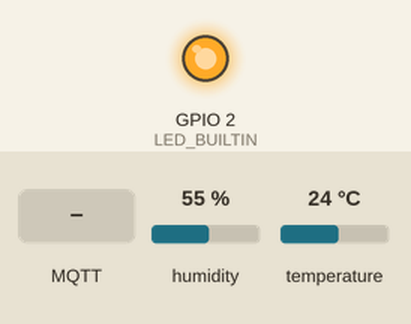
Simulated run of this sketch. Board: ESP8266 (NodeMCU). On the bench: output pins drawn as LEDs (lit = HIGH, except the on-board LED, lit = LOW). The test bench sets the inputs (shaded band); at power-on: humidity 55 %, temperature 24 °C. WiFi joins after 1.5 s; servers stay silent unless stated; the local clock reads 2024-03-15 10:24:30 at power-on unless the sketch sets it; no MQTT or app messages arrive unless stated; what the sketch prints to the serial monitor is not drawn.

Above: at 2.9 s.
3.0 s: MQTT message "SUCESS" arrives on the first subscribed topic
At 7.2 s:
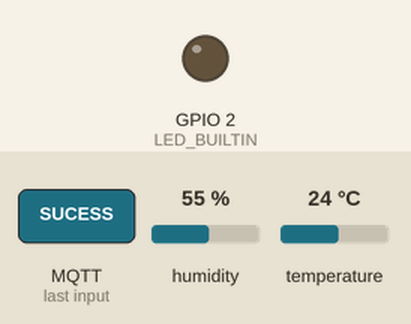
7.5 s: MQTT message "1" arrives on the first subscribed topic
At 8.3 s:
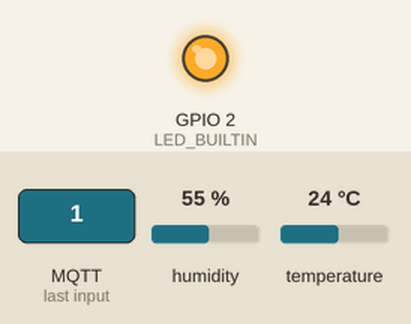
9.5 s: MQTT message "init" arrives on the first subscribed topic
At 10.7 s:
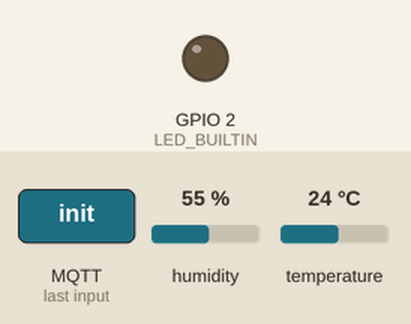
Timing chart, 0 to 12.5 s (numbered marks = the images above; inputs shaded):
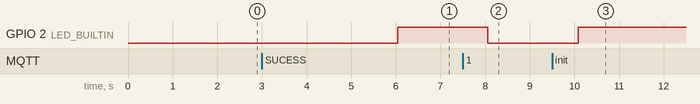

Measured:
- after the input at 3.0 s, GPIO 2 (LED_BUILTIN): LOW → HIGH after 3.0 s
- after the input at 7.5 s, GPIO 2 (LED_BUILTIN): HIGH → LOW after 0.56 s
- after the input at 9.5 s, GPIO 2 (LED_BUILTIN): LOW → HIGH after 0.59 s

The sketch:

ESP8266_NodeMCU_V3_Lolin.ino
```cpp
/*
[ESP8266_NodeMCU_V3_Lolin]&(DHT11)%{V1.2}

  Microcontrolador: ESP8266
  Placa: NodeMCU V3 Lolin
  Sensor: DHT11
  Versão firmware: 1.2
    - Com RTC
    - Sem SD Card

*/

#include <ESP8266WiFi.h>
#include <PubSubClient.h>
#include <DHTesp.h>
#include <RTClib.h>
#include <StringSplitter.h>

WiFiClient espClient;
PubSubClient client(espClient);
RTC_DS1307 rtc;
DHTesp dht;


struct wifi{
  char* ssid;
  char* password;
};

struct broker_mqtt{
  char* server;
  char* user;
  char* password;
  uint16_t port;
  char* clientID;
};

struct global_helper{
  int dispatchInterval;
  int lastUpload;
  String json_converted;
  int delay_callback;
  int delay_message;
};

struct mqtt_publish{
  char* device_init_status;
  char* sensor1;
  char* sensor2;
  char* sensor3;
  char* sensor1_json;
  char* sensor2_json;
};

struct mqtt_subscriber{
  const char* actuator1;
};

struct wifi wifi_information;
struct broker_mqtt broker;
struct global_helper helper;
struct mqtt_publish pub;
struct mqtt_subscriber subs;


void initWifiInfo(){
  wifi_information = (wifi) {"<Str: Wifi SSID>", "<Str: Senha>"}; //SSID, Senha
}

void initServerBrokerInfo(){
  broker = (broker_mqtt) {"<Str: Servidor Broker>", "<Str: Usuario>", "<Str: Senha>", "<int: Porta>", "<Str: ClientID>"}; //Sevidor, User, Passwd, Port, ClientID
}


void initGlobalHelperInfo(){
  helper = (global_helper) {1, 0, "", 2000, 1};  //DispatchInterval, LastUpload, JSON, Delay_Callback (Milisegundos), Delay_Message (Minutos)
}

void initSubTopics(){
  subs = (mqtt_subscriber) {"Home/ESP8266/L1"};
}

void initPubTopics(){
  pub = (mqtt_publish) {"Home/ESP8266/JSON/init/SUCESS", "Home/ESP8266/simple/umidade/DHT11", "Home/ESP8266/simple/temperatura/DHT11", "Home/ESP8266/simple/UmidSolo/pressostato", "Home/ESP8266/JSON/umidade/DHT11", "Home/ESP8266/JSON/temperatura/DHT11"};
}

void callback(char* topic, byte* payload, unsigned int length) {

  //armazena msg recebida em uma string
  payload[length] = '\0';
  String strMSG = String((char*)payload);
  String strTopic = topic;
  String subsActuator1(subs.actuator1);
  pinMode(LED_BUILTIN, OUTPUT);

  Serial.print("Mensagem chegou do tópico: ");
  Serial.println(topic);
  Serial.print("Mensagem:");
  Serial.print(strMSG);
  Serial.println();
  Serial.println("-----------------------");

  if(strTopic == subsActuator1){
    if(strMSG == "1"){
      digitalWrite(LED_BUILTIN, LOW);
    }else{
      digitalWrite(LED_BUILTIN, HIGH);
    }
  }

  delay(helper.delay_callback);
}


void initWifiConn(){

  WiFi.begin(wifi_information.ssid, wifi_information.password);

  while (WiFi.status() != WL_CONNECTED) {
    delay(500);
    Serial.println("Conectando ao WiFi..");
  }
  Serial.println("Conectado na rede WiFi");

  client.setServer(broker.server, broker.port);
  client.setCallback(callback);

}

void reconectBroker() {
  //Enquanto estiver desconectado no wifi
  while (!client.connected()) {
    Serial.print("Tentando conectar ao servidor MQTT");

    bool conectado = strlen(broker.user) > 0 ?
                     client.connect(broker.clientID, broker.user, broker.password) :
                     client.connect(broker.clientID);

    if(conectado) {
      Serial.println("Conectado!");
      //subscreve no tópico com nivel de qualidade QoS 0
      client.subscribe(subs.actuator1, 0);
    } else {
      Serial.println("Falha durante a conexão.Code: ");
      Serial.println( String(client.state()).c_str());
      Serial.println("Tentando novamente em 10 s");
      //Aguarda 10 segundos
      delay(10000);
    }
  }
}

void initBrokerConn(){
  //Enquanto estiver conectado ao wifi
  while (!client.connected()) {
    Serial.println("Conectando ao Broker MQTT...");

    if (client.connect(broker.clientID, broker.user, broker.password )) {
      Serial.println("Conectado");
    } else {
      Serial.print("falha estado  ");
      Serial.print(client.state());
      delay(2000);
    }
  }
}

void initRTC(){
  if (! rtc.begin()) {
    Serial.println("RTC não encontrado");
    initRTC();
    Serial.flush();
    while (1) delay(10);
  }

  if (! rtc.isrunning()) {
    Serial.println("RTC is NOT running, let's set the time!");
    // Quando for necessário definir a hora em um novo dispositivo ou após uma queda de energia,
    // a linha a seguir define o RTC para a data e hora em que este sketch foi compilado
    rtc.adjust(DateTime(F(__DATE__), F(__TIME__)));
    // Esta linha define o RTC com uma data e hora explícitas, por exemplo, para definir 1 de Janeiro de 2023 às 3am:
    // rtc.adjust(DateTime(2014, 1, 21, 3, 0, 0));
  }
}

void initConfig(){
  initGlobalHelperInfo();
  initWifiInfo();
  initServerBrokerInfo();
  initWifiConn();
  initBrokerConn();
  initPubTopics();
  initSubTopics();
  initRTC();
  deviceInitStatus();
  client.subscribe(subs.actuator1, 0);
}

void setup() {
  Serial.begin(9600);
  initConfig();
  dht.setup(14, DHTesp::DHT11); // Conecta o sensor DHT ao GPIO 5

}

void deviceInitStatus(){
  String json_str = convertToJson(pub.device_init_status, 0);
  Serial.println("Inicialização do dispositivo: ");
  Serial.println(helper.json_converted);
  client.publish(pub.device_init_status, String(json_str).c_str(), true);
  helper.json_converted = "";
}

void sendHumid(){
  delay(dht.getMinimumSamplingPeriod());
  float humidade = dht.getHumidity();
  Serial.println("Humidade: ");
  Serial.println(humidade);
  client.publish(pub.sensor1, String(humidade).c_str(), true);
}

void sendTemp(){
  delay(dht.getMinimumSamplingPeriod());
  float temperatura = dht.getTemperature();
  Serial.println("Temperatura: ");
  Serial.println(temperatura);
  client.publish(pub.sensor2, String(temperatura).c_str(), true);
}


void sendHumidJSON(){
  delay(dht.getMinimumSamplingPeriod());
  float umidade = dht.getHumidity();
  String json_str = convertToJson(pub.sensor1_json, umidade);
  Serial.println("HumidJSON: ");
  Serial.println(helper.json_converted);
  client.publish(pub.sensor1_json, String(json_str).c_str(), true);
  helper.json_converted = "";
}

void sendTempJSON(){
  delay(dht.getMinimumSamplingPeriod());
  float temperatura = dht.getTemperature();
  String json_str = convertToJson(pub.sensor2_json, temperatura);
  Serial.println("TempJSON: ");
  Serial.println(helper.json_converted);
  client.publish(pub.sensor2_json, String(json_str).c_str(), true);
  helper.json_converted = "";
}

String convertToJson(char* topic, float data){
  DateTime now = rtc.now();
  StringSplitter *topic_split = new StringSplitter(topic, '/', 5);
  // A Quantidade máxima de splits é 5 por padrão e pode ser substituído em StringSplitter.h

  helper.json_converted.concat("{ 'local' : '");
  helper.json_converted.concat(topic_split->getItemAtIndex(0));
  helper.json_converted.concat("', ");
  helper.json_converted.concat(" 'device_name' : '");
  helper.json_converted.concat(topic_split->getItemAtIndex(1));
  helper.json_converted.concat("', ");
  if(topic_split->getItemAtIndex(4) == "SUCESS"){
    helper.json_converted.concat(" 'status' : '");
    helper.json_converted.concat(topic_split->getItemAtIndex(4));
  }else{
    helper.json_converted.concat(" 'sensor_name' : '");
    helper.json_converted.concat(topic_split->getItemAtIndex(4));
  }
  helper.json_converted.concat("', ");
  if(topic_split->getItemAtIndex(3) == "init"){
    helper.json_converted.concat(" 'log' : '");
    helper.json_converted.concat(topic_split->getItemAtIndex(3));
  }else{
    helper.json_converted.concat(" 'type' : '");
    helper.json_converted.concat(topic_split->getItemAtIndex(3));
  }
  helper.json_converted.concat("', ");
  helper.json_converted.concat(" 'data' : '");
  helper.json_converted.concat(String(data));
  helper.json_converted.concat("', ");
  helper.json_converted.concat(" 'date_time' : '");
  helper.json_converted.concat(now.day());
  helper.json_converted.concat("/");
  helper.json_converted.concat(now.month());
  helper.json_converted.concat("/");
  helper.json_converted.concat(now.year());
  helper.json_converted.concat(" ");
  helper.json_converted.concat(now.hour());
  helper.json_converted.concat(":");
  helper.json_converted.concat(now.minute());
  helper.json_converted.concat(":");
  helper.json_converted.concat(now.second());
  helper.json_converted.concat("' }");
  return String(helper.json_converted).c_str();

}

void sendMQTT(){
  sendHumid();
  sendTemp();
  sendHumidJSON();
  sendTempJSON();
}

void loop() {
  //Reconecta ao Wifi
  if (WiFi.status() != WL_CONNECTED){
    initWifiConn();
  }
  //Reconecta ao Broker
  if (!client.connected()) {
    reconectBroker();
  }


  DateTime now = rtc.now();
//  Serial.println("now.minute()");
//  Serial.println(now.minute());
  if ((now.minute() - helper.lastUpload) > helper.dispatchInterval){
    sendMQTT();
    helper.lastUpload = now.minute();
  }

//  Serial.println("millis(): ");
//  Serial.println(millis());
//  if ((millis() - helper.lastUpload) > helper.dispatchInterval){
//    sendMQTT();
//    helper.lastUpload = millis();
//  }


  client.loop();
}
```
